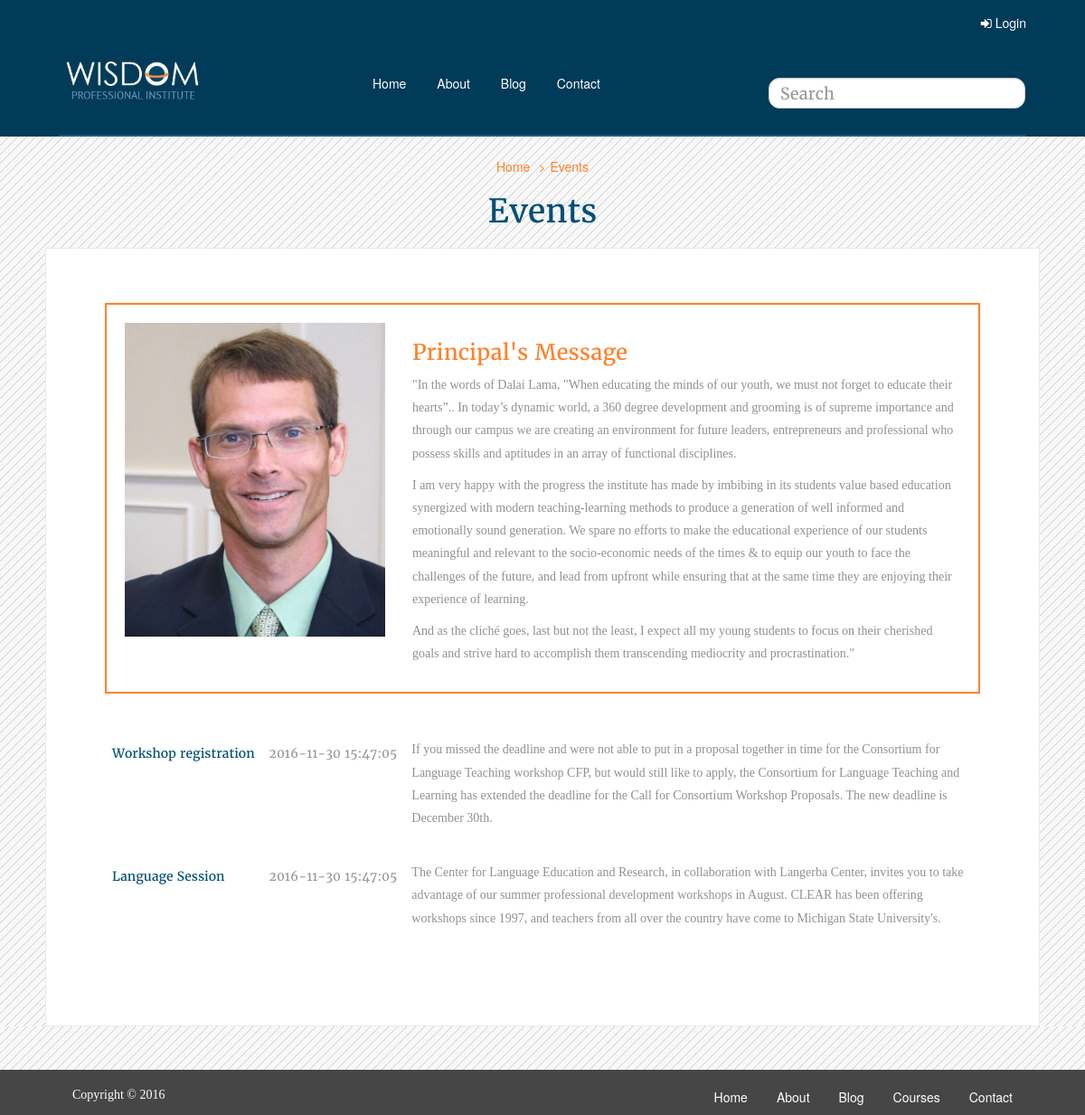
Screenshot of /Wisdom/event.php with the database file from the repository.
### tables this page shows
CREATE TABLE IF NOT EXISTS `event` (
  `sl_no` int(100) NOT NULL AUTO_INCREMENT,
  `heading` varchar(100) NOT NULL,
  `text` text NOT NULL,
  `time_stamp` timestamp NOT NULL DEFAULT CURRENT_TIMESTAMP,
  PRIMARY KEY (`sl_no`)
);

### Wisdom/event.php (the view, shortened to what this page needs)
<?php require_once('Connections/wisdom.php'); ?>
<?php
$logoutAction = $_SERVER['PHP_SELF']."?doLogout=true";
?>
<?php
$maxRows_event = 10;
$pageNum_event = 0;
$startRow_event = $pageNum_event * $maxRows_event;
$query_event = "SELECT * FROM event ORDER BY time_stamp DESC";
$query_limit_event = sprintf("%s LIMIT %d, %d", $query_event, $startRow_event, $maxRows_event);
$event = mysql_query($query_limit_event, $wisdom) or die(mysql_error());
$row_event = mysql_fetch_assoc($event);
?>
<!DOCTYPE html>
<html xmlns="http://www.w3.org/1999/xhtml">
<head>
    <link href="css/bootstrap.min.css" rel="stylesheet">
    <link href="css/font-awesome.min.css" rel="stylesheet">
    <link href="css/my_style.css" rel="stylesheet" type="text/css" />
	<link href="css/thumbnail-slider.css" rel="stylesheet" />
</head>
<body>
<div class="container-fluid bg_blue">
      <div class="col-lg-12" >
        <div class="login-icon">
			<?php if(isset($_SESSION['MM_Username'])){ ?>
            	<a href="<?php echo $logoutAction ?>" class="pull-right"> <i class="fa fa-sign-out"></i> Logout</a><span class="user_text pull-right white_font"><i class="fa fa-user"> </i> <?php echo ($_SESSION['MM_Username']) ?></span>
            	<div class="clearfix"></div>
            <?php } else { ?>
            	<a href="login.php" class="pull-right"><i class="fa fa-sign-in"></i> Login</a>
            	<div class="clearfix"></div>
            <?php } ?>
        </div>
      </div>
      <div class="col-md-12">
        <div class="row">
          <nav class="navbar">
			<div class="navbar-header">
          <a class="navbar-brand" href="#"><img src="images/logo_03.jpg" class="img-responsive" width="160px" /></a>
        </div>
        <div class="collapse navbar-collapse" id="bs-example-navbar-collapse-1">
          <ul class="nav navbar-nav">
            <li><a href="index.php">Home</a></li>
            <li><a href="about.php">About</a></li>
            <li><a href="blog.php">Blog</a></li>
            <li><a href="contact.php">Contact</a></li>
          <form name="searchbar" class="navbar-form navbar-right" method="post">
            <div class="form-group">
              <input name="searchin" type="text" class="form-control" placeholder="Search" required>
            </div>
          </form>
          </ul>
        </div>
        </nav>
       </div>
       </div>
    </div>
    <div class="container-fluid bg_blue">
        <div class="col-md-12">
            <hr class="navbar-line" />
        </div>
    </div>
    <div class="container-fluid bg_pattern">
    <div class="row">
     <ol class="breadcrumb text-center orange_font" >
     	<li><a href="index.php">Home</a></li>
    	<li><a href="#">Events</a></li>
      </ol>
      <h1 class="blue_font text-center">Events</h1>
       <div class="col-md-12 pad10">
       		<div class="box2">
                <div class="orange_box">
                <div class="row">
                <div class="col-sm-4">
                 <img src="images/prinicipal.jpg" class="img-responsive">
                </div>
                <div class="col-sm-8">
                <h3 class="orange_font">Principal's Message</h3>
                 <p>
                 "In the words of Dalai Lama, "When educating the minds of our youth, we must not forget to educate their hearts”.. In today’s dynamic world, a 360 degree development and grooming is of supreme importance and through our campus we are creating an environment for future leaders, entrepreneurs and professional who possess skills and aptitudes in an array of functional disciplines.
                 </p>
                    <p>
                    I am very happy with the progress the institute has made by imbibing in its students value based education synergized with modern teaching-learning methods to produce a generation of well informed and emotionally sound generation. We spare no efforts to make the educational experience of our students meaningful and relevant to the socio-economic needs of the times & to equip our youth to face the challenges of the future, and lead from upfront while ensuring that at the same time they are enjoying their experience of learning.
                    </p>
                    <p>
                    And as the cliché goes, last but not the least, I expect all my young students to focus on their cherished goals and strive hard to accomplish them transcending mediocrity and procrastination."
                    </p>
                 </div>
                </div>
              </div>
            <div class="row pad40">
             <div class="col-xs-12">
			<table class="table table2 table-responsive table-hover">
			  <?php do { ?>
              <tr>
                <td style="min-width:100px" nowrap><h5 class="blue_font"><?php echo $row_event['heading']; ?></h5></td>
                <td style="min-width:100px" nowrap><h5><?php echo $row_event['time_stamp']; ?></h5></td>
                <td><p>
                   <?php echo $row_event['text']; ?>
                    </p>
               </td>
              </tr>
                <?php } while ($row_event = mysql_fetch_assoc($event)); ?>
            </table>
            </div>
           </div>
            </div>
       </div>
     </div>
 </div>
  <div class="bg_pattern pad20">
    <div class="container-fluid bg_footer">
           <div class="col-md-12">
        	<div class="col-md-6">
     			<p class="white_font">Copyright &copy; 2016</p>
        	</div>
        	<div class="col-md-6">
                <ul class="nav nav-pills navbar-right">
                	<li><a href="index.php">Home</a></li>
                	<li><a href="about.php">About</a></li>
                	<li><a href="blog.php">Blog</a></li>
                	<li><a href="courses.php">Courses</a></li>
                	<li><a href="contact.php">Contact</a></li>
                </ul>
        	</div>
           </div>
    </div>
  </div>
</body>
</html>

### Wisdom/css/my_style.css (style rules this page uses)
.container-fluid { padding-left:50px; padding-right:50px; }
.bg_blue { background-color:#003b59; }
.bg_footer { background-color:#464646; margin-top:30px; padding-top:15px; }
.pad40 { padding-top:40px; }
.pad20 { padding-top:18px; }
.orange_font { color:#ff812a; }
.white_font { color:#fff; }
.blue_font { color:#004f76; }
.login-icon a { color:#FFF; }
.login-icon { padding-top:15px; padding-bottom:15px; }
.navbar-nav { width:100%; text-align:center; float:none; }
ul.navbar-nav { margin-top:25px; }
.navbar-nav li { float:none; display:inline-block; }
.nav > li > a { color:#FFF; border-radius:10px; padding-top:5px; padding-bottom:5px; }
.navbar-line { margin:0; border-color:#0b5d81; border-width:2px; }
.navbar-collapse, .navbar-form { border-top: 1px solid transparent; -webkit-box-shadow: inset 0 1px 0 transparent; box-shadow:0 0 0 transparent; }
h1, h2, h3, h4, h5, h6 { font-family:"myfont1"; color:#999999; }
p { font-family:"myfont2"; color:#909191; line-height:1.8em; }
.bg_pattern { background-image:url(../images/1675851710-1348979047website-pattern-03.jpg); }
.box2 { background-color:#FFF; border:#eaeaea 1px solid; padding:60px 65px ; }
input { border-radius:12px !important; font-family:myfont1; font-size:18px !important; }
.breadcrumb { background-color: transparent; margin-top:15px; padding-bottom:0; margin-bottom:0; }
.breadcrumb a { color: #ff812a; }
.breadcrumb>li+li:before { padding:0 5px;color:#ff812a;content:">" }
.pad10 { padding-top:10px; }
.table > tbody > tr > td, .table > tbody > tr > th, .table > tfoot > tr > td, .table > tfoot > tr > th, .table > thead > tr > td, .table > thead > tr > th { border-top: 1px solid transparent; }
.table>tbody>tr>td, .table>tbody>tr>th, .table>tfoot>tr>td, .table>tfoot>tr>th, .table>thead>tr>td, .table>thead>tr>th { vertical-align: bottom; }
.table>tbody>tr>td p { margin-bottom:18px; }
.course_details_box h4, { margin-top:5px; }
.orange_box { border:2px solid #ff812a; padding:20px; }
.table2>tbody>tr>td, .table2>tbody>tr>th, .table2>tfoot>tr>td, .table2>tfoot>tr>th, .table2>thead>tr>td, .table2>thead>tr>th { vertical-align: top; }

### rows the page displays
event: heading "Workshop registration", time_stamp "2016-11-30 15:47:05", text "If you missed the deadline and were not able to put in a proposal together in time for the Consortium for Language Teaching workshop CFP, but would still like to apply, the Consortium for Language Teaching and Learning has extended the deadline for the Call for Consortium Workshop Proposals. The new deadline is December 30th."
event: heading "Language Session", time_stamp "2016-11-30 15:47:05", text "The Center for Language Education and Research, in collaboration with Langerba Center, invites you to take advantage of our summer professional development workshops in August. CLEAR has been offering workshops since 1997, and teachers from all over the country have come to Michigan State University's."
